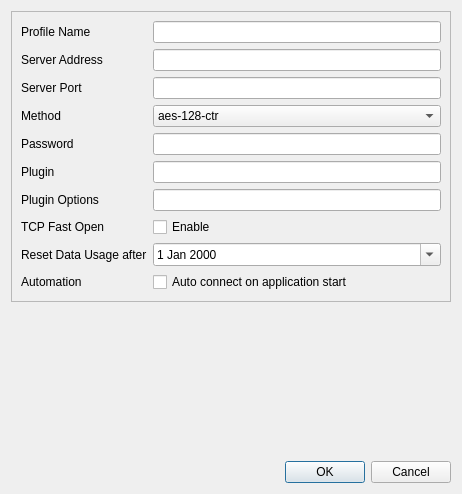
<?xml version="1.0" encoding="UTF-8"?>
<ui version="4.0">
 <class>SSEditDialog</class>
 <widget class="QDialog" name="SSEditDialog">
  <property name="geometry">
   <rect>
    <x>0</x>
    <y>0</y>
    <width>462</width>
    <height>494</height>
   </rect>
  </property>
  <property name="windowTitle">
   <string>Profile Editor</string>
  </property>
  <layout class="QVBoxLayout" name="verticalLayout">
   <item>
    <widget class="QFrame" name="editFrame">
     <property name="frameShape">
      <enum>QFrame::StyledPanel</enum>
     </property>
     <property name="frameShadow">
      <enum>QFrame::Raised</enum>
     </property>
     <layout class="QFormLayout" name="formLayout">
      <property name="sizeConstraint">
       <enum>QLayout::SetMaximumSize</enum>
      </property>
      <property name="fieldGrowthPolicy">
       <enum>QFormLayout::ExpandingFieldsGrow</enum>
      </property>
      <property name="rowWrapPolicy">
       <enum>QFormLayout::WrapLongRows</enum>
      </property>
      <property name="labelAlignment">
       <set>Qt::AlignLeading|Qt::AlignLeft|Qt::AlignVCenter</set>
      </property>
      <item row="1" column="0">
       <widget class="QLabel" name="nameLabel">
        <property name="text">
         <string>Profile Name</string>
        </property>
       </widget>
      </item>
      <item row="1" column="1">
       <widget class="QLineEdit" name="nameEdit"/>
      </item>
      <item row="2" column="0">
       <widget class="QLabel" name="serverAddrLabel">
        <property name="text">
         <string>Server Address</string>
        </property>
       </widget>
      </item>
      <item row="2" column="1">
       <widget class="QLineEdit" name="serverAddrEdit"/>
      </item>
      <item row="3" column="0">
       <widget class="QLabel" name="serverPortLabel">
        <property name="text">
         <string>Server Port</string>
        </property>
       </widget>
      </item>
      <item row="3" column="1">
       <widget class="QLineEdit" name="serverPortEdit">
        <property name="inputMethodHints">
         <set>Qt::ImhDigitsOnly|Qt::ImhPreferNumbers</set>
        </property>
       </widget>
      </item>
      <item row="4" column="0">
       <widget class="QLabel" name="label_5">
        <property name="text">
         <string>Method</string>
        </property>
       </widget>
      </item>
      <item row="4" column="1">
       <widget class="QComboBox" name="methodComboBox">
        <property name="sizePolicy">
         <sizepolicy hsizetype="Expanding" vsizetype="Fixed">
          <horstretch>0</horstretch>
          <verstretch>0</verstretch>
         </sizepolicy>
        </property>
        <item>
         <property name="text">
          <string>aes-128-ctr</string>
         </property>
        </item>
        <item>
         <property name="text">
          <string>aes-192-ctr</string>
         </property>
        </item>
        <item>
         <property name="text">
          <string>aes-256-ctr</string>
         </property>
        </item>
        <item>
         <property name="text">
          <string>aes-128-cfb</string>
         </property>
        </item>
        <item>
         <property name="text">
          <string>aes-192-cfb</string>
         </property>
        </item>
        <item>
         <property name="text">
          <string>aes-256-cfb</string>
         </property>
        </item>
        <item>
         <property name="text">
          <string>aes-128-gcm</string>
         </property>
        </item>
        <item>
         <property name="text">
          <string>aes-192-gcm</string>
         </property>
        </item>
        <item>
         <property name="text">
          <string>aes-256-gcm</string>
         </property>
        </item>
        <item>
         <property name="text">
          <string>rc4-md5</string>
         </property>
        </item>
        <item>
         <property name="text">
          <string>chacha20</string>
         </property>
        </item>
        <item>
         <property name="text">
          <string>xchacha20</string>
         </property>
        </item>
        <item>
         <property name="text">
          <string>chacha20-ietf</string>
         </property>
        </item>
        <item>
         <property name="text">
          <string>chacha20-ietf-poly1305</string>
         </property>
        </item>
        <item>
         <property name="text">
          <string>xchacha20-ietf-poly1305</string>
         </property>
        </item>
       </widget>
      </item>
      <item row="5" column="0">
       <widget class="QLabel" name="pwdLabel">
        <property name="text">
         <string>Password</string>
        </property>
       </widget>
      </item>
      <item row="5" column="1">
       <widget class="QLineEdit" name="pwdEdit">
        <property name="inputMethodHints">
         <set>Qt::ImhNoAutoUppercase|Qt::ImhNoPredictiveText|Qt::ImhSensitiveData</set>
        </property>
        <property name="echoMode">
         <enum>QLineEdit::PasswordEchoOnEdit</enum>
        </property>
       </widget>
      </item>
      <item row="8" column="0">
       <widget class="QLabel" name="tcpFastOpenLabel">
        <property name="text">
         <string>TCP Fast Open</string>
        </property>
       </widget>
      </item>
      <item row="8" column="1">
       <widget class="QCheckBox" name="tcpFastOpenCheckBox">
        <property name="text">
         <string>Enable</string>
        </property>
       </widget>
      </item>
      <item row="9" column="0">
       <widget class="QLabel" name="resetDateLabel">
        <property name="text">
         <string>Reset Data Usage after</string>
        </property>
       </widget>
      </item>
      <item row="9" column="1">
       <widget class="QDateEdit" name="resetDateEdit">
        <property name="sizePolicy">
         <sizepolicy hsizetype="Expanding" vsizetype="Fixed">
          <horstretch>0</horstretch>
          <verstretch>0</verstretch>
         </sizepolicy>
        </property>
        <property name="calendarPopup">
         <bool>true</bool>
        </property>
       </widget>
      </item>
      <item row="10" column="0">
       <widget class="QLabel" name="autoStartLabel">
        <property name="text">
         <string>Automation</string>
        </property>
       </widget>
      </item>
      <item row="10" column="1">
       <widget class="QCheckBox" name="autoStartCheckBox">
        <property name="sizePolicy">
         <sizepolicy hsizetype="Expanding" vsizetype="Fixed">
          <horstretch>0</horstretch>
          <verstretch>0</verstretch>
         </sizepolicy>
        </property>
        <property name="text">
         <string>Auto connect on application start</string>
        </property>
       </widget>
      </item>
      <item row="7" column="0">
       <widget class="QLabel" name="label">
        <property name="text">
         <string>Plugin Options</string>
        </property>
       </widget>
      </item>
      <item row="7" column="1">
       <widget class="QLineEdit" name="pluginOptionsEdit"/>
      </item>
      <item row="6" column="0">
       <widget class="QLabel" name="label_2">
        <property name="text">
         <string>Plugin</string>
        </property>
       </widget>
      </item>
      <item row="6" column="1">
       <widget class="QLineEdit" name="pluginEdit"/>
      </item>
     </layout>
    </widget>
   </item>
   <item>
    <spacer name="verticalSpacer">
     <property name="orientation">
      <enum>Qt::Vertical</enum>
     </property>
     <property name="sizeHint" stdset="0">
      <size>
       <width>20</width>
       <height>0</height>
      </size>
     </property>
    </spacer>
   </item>
   <item>
    <widget class="QDialogButtonBox" name="buttonBox">
     <property name="orientation">
      <enum>Qt::Horizontal</enum>
     </property>
     <property name="standardButtons">
      <set>QDialogButtonBox::Cancel|QDialogButtonBox::Ok</set>
     </property>
    </widget>
   </item>
  </layout>
 </widget>
 <tabstops>
  <tabstop>nameEdit</tabstop>
  <tabstop>serverAddrEdit</tabstop>
  <tabstop>serverPortEdit</tabstop>
  <tabstop>pwdEdit</tabstop>
  <tabstop>resetDateEdit</tabstop>
  <tabstop>autoStartCheckBox</tabstop>
 </tabstops>
 <resources/>
 <connections>
  <connection>
   <sender>buttonBox</sender>
   <signal>rejected()</signal>
   <receiver>SSEditDialog</receiver>
   <slot>reject()</slot>
   <hints>
    <hint type="sourcelabel">
     <x>230</x>
     <y>473</y>
    </hint>
    <hint type="destinationlabel">
     <x>230</x>
     <y>246</y>
    </hint>
   </hints>
  </connection>
 </connections>
</ui>
